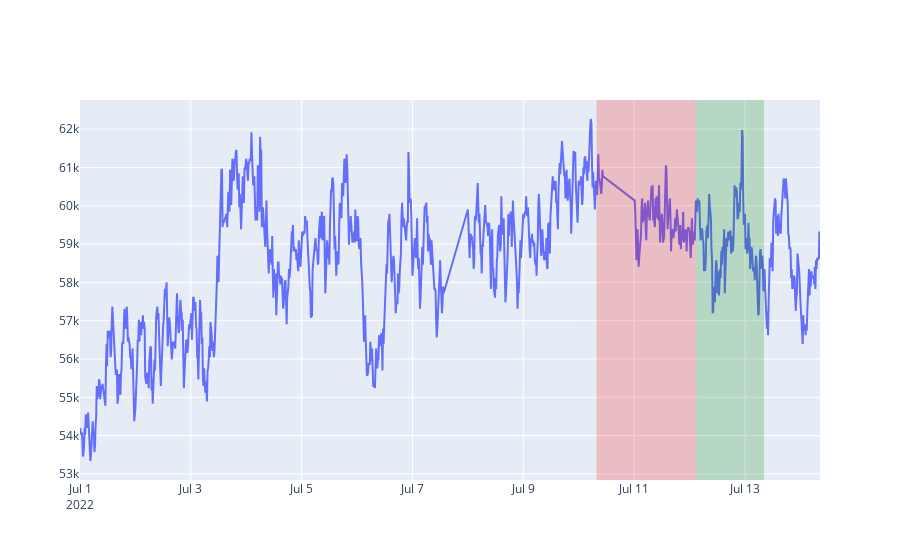

Notebook code for this chart:
### Code cell
#0.8訓練 0.1驗證 0.1測試
n=96
fig = go.Figure()
fig.add_trace(go.Scatter(x=data.date,y=data.OT,line=dict(width=2)))
fig.add_vrect(
    x0=data.date.iloc[int(data.shape[0]*0.8-n)],
    x1=data.date.iloc[int(data.shape[0]*0.9-n)],
    fillcolor="red",
    opacity=0.2,
    line_width=0,
)

fig.add_vrect(
    x0=data.date.iloc[int(data.shape[0]*0.9)-n],
    x1=data.date.iloc[-1-n],
    fillcolor="green",
    opacity=0.2,
    line_width=0,
)

### Figure 1 — Plotly figure (JSON) as saved in the notebook; plotly's stock layout.template omitted (floating-point values rounded to 4 significant figures; data arrays with more than 128 entries replaced by an {"elided": "..."} marker saying what was removed)
{"data": [{"line": {"width": 2}, "type": "scatter", "x": {"elided": "1178 str values"}, "y": {"elided": "1178 int values"}}], "layout": {"shapes": [{"fillcolor": "red", "line": {"width": 0}, "opacity": 0.2, "type": "rect", "x0": "2022-07-10 07:45:00.000", "x1": "2022-07-12 02:45:00.000", "xref": "x", "y0": 0, "y1": 1, "yref": "y domain"}, {"fillcolor": "green", "line": {"width": 0}, "opacity": 0.2, "type": "rect", "x0": "2022-07-12 02:45:00.000", "x1": "2022-07-13 08:15:00.000", "xref": "x", "y0": 0, "y1": 1, "yref": "y domain"}]}}
